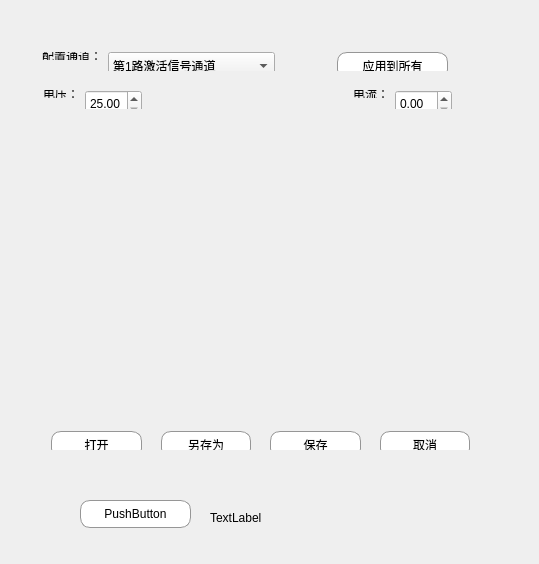
<?xml version="1.0" encoding="UTF-8"?>
<ui version="4.0">
 <class>ActivedSignalCfg</class>
 <widget class="QWidget" name="ActivedSignalCfg">
  <property name="geometry">
   <rect>
    <x>0</x>
    <y>0</y>
    <width>539</width>
    <height>564</height>
   </rect>
  </property>
  <property name="windowTitle">
   <string>激活模块配置</string>
  </property>
  <property name="windowIcon">
   <iconset resource="CgeneralControlSoftware.qrc">
    <normaloff>:/新前缀/img/logo.png</normaloff>:/新前缀/img/logo.png</iconset>
  </property>
  <property name="styleSheet">
   <string notr="true">QWidget{
font: 12pt &quot;SimSun&quot;;
}
QPushButton{
	background-color: rgb(255, 255, 255);
	border-radius: 10px;
	
	font: 11pt &quot;SimSun&quot;;
	border: 1px solid rgb(150,150,150);
	
}

QPushButton:hover {
	background-color: rgb(200, 200, 200);
}

 QPushButton:pressed
{
	background-color: rgb(255, 255, 255);
}
</string>
  </property>
  <widget class="QPushButton" name="pushButton">
   <property name="geometry">
    <rect>
     <x>80</x>
     <y>500</y>
     <width>111</width>
     <height>28</height>
    </rect>
   </property>
   <property name="text">
    <string>PushButton</string>
   </property>
  </widget>
  <widget class="QLabel" name="label">
   <property name="geometry">
    <rect>
     <x>210</x>
     <y>510</y>
     <width>72</width>
     <height>15</height>
    </rect>
   </property>
   <property name="text">
    <string>TextLabel</string>
   </property>
  </widget>
  <widget class="QWidget" name="layoutWidget">
   <property name="geometry">
    <rect>
     <x>31</x>
     <y>41</y>
     <width>428</width>
     <height>30</height>
    </rect>
   </property>
   <layout class="QHBoxLayout" name="horizontalLayout" stretch="1,3,1,2">
    <item>
     <widget class="QLabel" name="labelCfgChannel">
      <property name="text">
       <string>配置通道：</string>
      </property>
     </widget>
    </item>
    <item>
     <widget class="QComboBox" name="combCfgChannel">
      <property name="minimumSize">
       <size>
        <width>160</width>
        <height>28</height>
       </size>
      </property>
      <item>
       <property name="text">
        <string>第1路激活信号通道</string>
       </property>
      </item>
      <item>
       <property name="text">
        <string>第2路激活信号通道</string>
       </property>
      </item>
      <item>
       <property name="text">
        <string>第3路激活信号通道</string>
       </property>
      </item>
     </widget>
    </item>
    <item>
     <spacer name="horizontalSpacer">
      <property name="orientation">
       <enum>Qt::Horizontal</enum>
      </property>
      <property name="sizeHint" stdset="0">
       <size>
        <width>40</width>
        <height>20</height>
       </size>
      </property>
     </spacer>
    </item>
    <item>
     <widget class="QPushButton" name="btnCfgApplyToAll">
      <property name="minimumSize">
       <size>
        <width>0</width>
        <height>28</height>
       </size>
      </property>
      <property name="text">
       <string>应用到所有</string>
      </property>
     </widget>
    </item>
   </layout>
  </widget>
  <widget class="QWidget" name="layoutWidget">
   <property name="geometry">
    <rect>
     <x>32</x>
     <y>79</y>
     <width>431</width>
     <height>30</height>
    </rect>
   </property>
   <layout class="QHBoxLayout" name="horizontalLayout_2">
    <item>
     <widget class="QLabel" name="label_2">
      <property name="text">
       <string>电压：</string>
      </property>
     </widget>
    </item>
    <item>
     <widget class="QDoubleSpinBox" name="spinBoxVoltage">
      <property name="minimumSize">
       <size>
        <width>0</width>
        <height>28</height>
       </size>
      </property>
      <property name="minimum">
       <double>25.000000000000000</double>
      </property>
      <property name="maximum">
       <double>35.000000000000000</double>
      </property>
     </widget>
    </item>
    <item>
     <spacer name="horizontalSpacer_5">
      <property name="orientation">
       <enum>Qt::Horizontal</enum>
      </property>
      <property name="sizeHint" stdset="0">
       <size>
        <width>40</width>
        <height>20</height>
       </size>
      </property>
     </spacer>
    </item>
    <item>
     <widget class="QLabel" name="label_3">
      <property name="text">
       <string>电流：</string>
      </property>
     </widget>
    </item>
    <item>
     <widget class="QDoubleSpinBox" name="spinBoxCurrent">
      <property name="minimumSize">
       <size>
        <width>0</width>
        <height>28</height>
       </size>
      </property>
      <property name="maximum">
       <double>10.000000000000000</double>
      </property>
     </widget>
    </item>
   </layout>
  </widget>
  <widget class="QWidget" name="layoutWidget">
   <property name="geometry">
    <rect>
     <x>40</x>
     <y>420</y>
     <width>441</width>
     <height>30</height>
    </rect>
   </property>
   <layout class="QHBoxLayout" name="horizontalLayout_3" stretch="3,0,3,0,3,0,3">
    <item>
     <widget class="QPushButton" name="btnOpen">
      <property name="minimumSize">
       <size>
        <width>0</width>
        <height>28</height>
       </size>
      </property>
      <property name="text">
       <string>打开</string>
      </property>
     </widget>
    </item>
    <item>
     <spacer name="horizontalSpacer_2">
      <property name="orientation">
       <enum>Qt::Horizontal</enum>
      </property>
      <property name="sizeHint" stdset="0">
       <size>
        <width>13</width>
        <height>20</height>
       </size>
      </property>
     </spacer>
    </item>
    <item>
     <widget class="QPushButton" name="btnSaveAs">
      <property name="minimumSize">
       <size>
        <width>0</width>
        <height>28</height>
       </size>
      </property>
      <property name="text">
       <string>另存为</string>
      </property>
     </widget>
    </item>
    <item>
     <spacer name="horizontalSpacer_3">
      <property name="orientation">
       <enum>Qt::Horizontal</enum>
      </property>
      <property name="sizeHint" stdset="0">
       <size>
        <width>13</width>
        <height>20</height>
       </size>
      </property>
     </spacer>
    </item>
    <item>
     <widget class="QPushButton" name="btnSave">
      <property name="minimumSize">
       <size>
        <width>0</width>
        <height>28</height>
       </size>
      </property>
      <property name="text">
       <string>保存</string>
      </property>
     </widget>
    </item>
    <item>
     <spacer name="horizontalSpacer_4">
      <property name="orientation">
       <enum>Qt::Horizontal</enum>
      </property>
      <property name="sizeHint" stdset="0">
       <size>
        <width>13</width>
        <height>20</height>
       </size>
      </property>
     </spacer>
    </item>
    <item>
     <widget class="QPushButton" name="btnCancel">
      <property name="minimumSize">
       <size>
        <width>0</width>
        <height>28</height>
       </size>
      </property>
      <property name="text">
       <string>取消</string>
      </property>
     </widget>
    </item>
   </layout>
  </widget>
 </widget>
 <layoutdefault spacing="6" margin="11"/>
 <resources>
  <include location="CgeneralControlSoftware.qrc"/>
 </resources>
 <connections/>
</ui>
